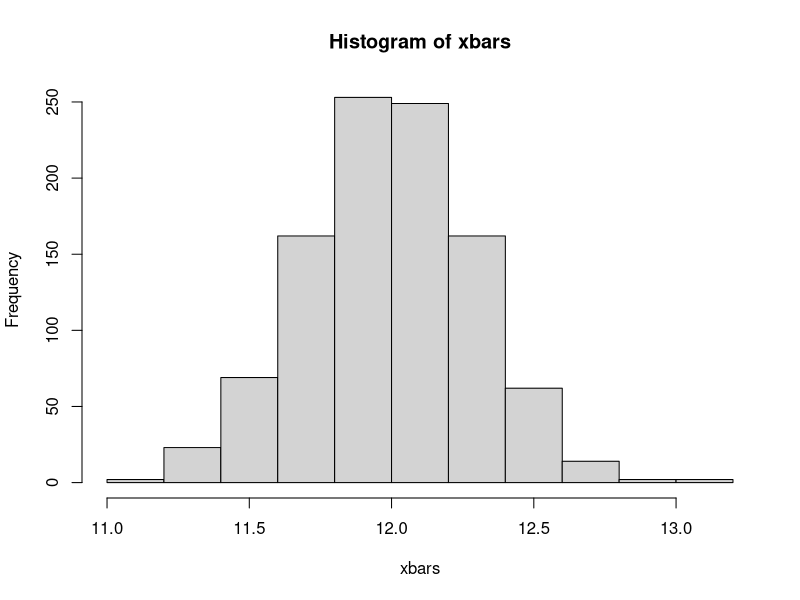
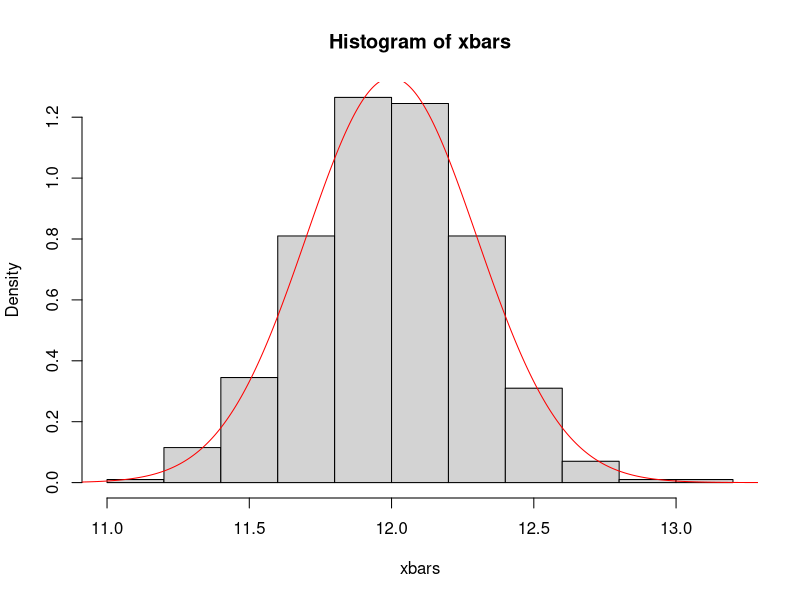
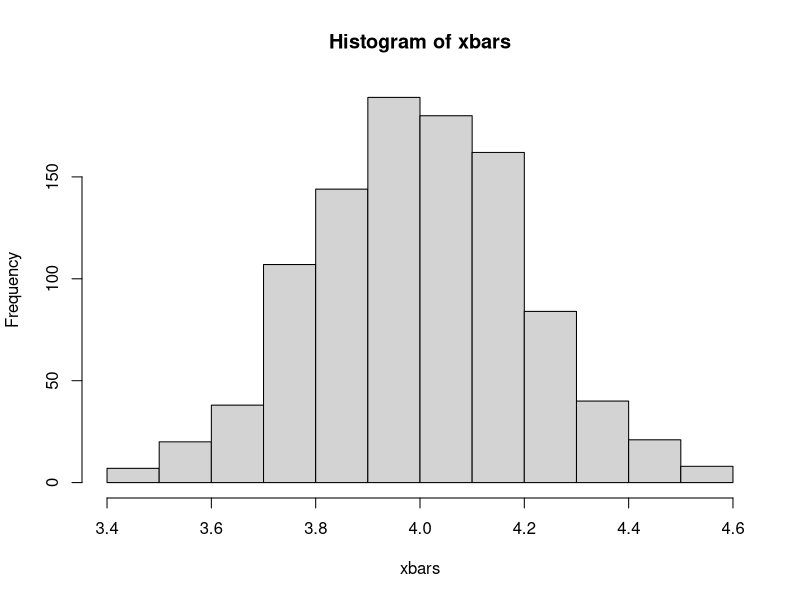
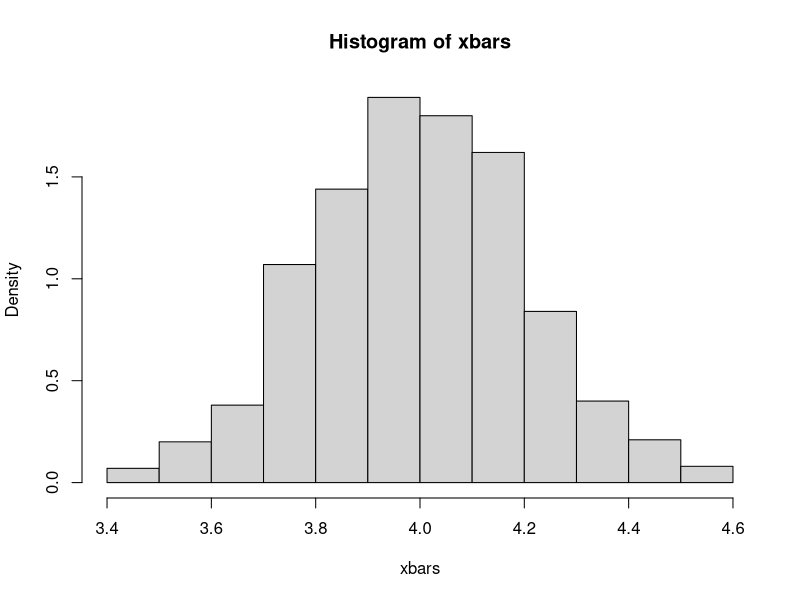

The R source for these figures, in order: (Note: this script raises an error after producing the figures.)
mom<-rep(NA,1000)
mle<-rep(NA,1000)

for(i in 1:1000){
  x.unif<-runif(n=1000, min=0, max=3)

#MOM
g<-function(theta,x.data){
  b<-theta
  EX<- (0+b)/2 ##UNIFORM: E(X)=(a+b)/2
  EX-mean(x.data)
}
library("nleqslv")
mom[i]<-nleqslv(x= max(x.unif), #guess
        fn = g, #function solve =0
        x.data = x.unif)$x #data to use

#MLE
unif.ll<-function(x.data,theta,neg=FALSE){
  b<-theta
  ll<-sum(dunif(x=x.data,min=0,max = b,log=TRUE))
  ifelse(!neg,ll,-ll)
}
mle[i]<-optim(par = max(x.unif), #guess
      fn = unif.ll, #function to minimize
      method = "Brent", #univariate
      lower = 0,
      upper = 10,
      x.data=x.unif,
      neg=TRUE)$par

#mle_fixed[i]<-function{(1000+1)/1000 * max(x.unif)}
}
mean(mom)
mean(mle)

var(mom)
1/mean(mom)

var(mle)
1/mean(mle)

(mean(mom)-3)^2+var(mom)
(mean(mle)-3)^2+var(mle)

###CH 8
xbars<-rep(NA, 1000)
for (i in 1:1000){
  x<-rnorm(100,12,3)
  xbars[i]<-mean(x)
}

hist(xbars)
hist(xbars,probability=TRUE)
x<-seq(10,14,.001)
f<-dnorm(x,12,sd=sqrt(3^2/100))
lines(x,f,col="red")

for(i in 1:1000){
  x<-rpois(100,lambda=4)
  xbars[i]<-mean(x)
}
hist(xbars)
EX<-4
VARX<-var(4)/100
hist(xbars,probability=TRUE)
x<-seq(3,5,0.001)
f<-dnorm(x,mean=EX,sd=sqrt(VARX)/100)
lines(x,f,col='red')

############
inner_join(S,R,key) #key is the similar column in common, S, R, are the dataframes

############
